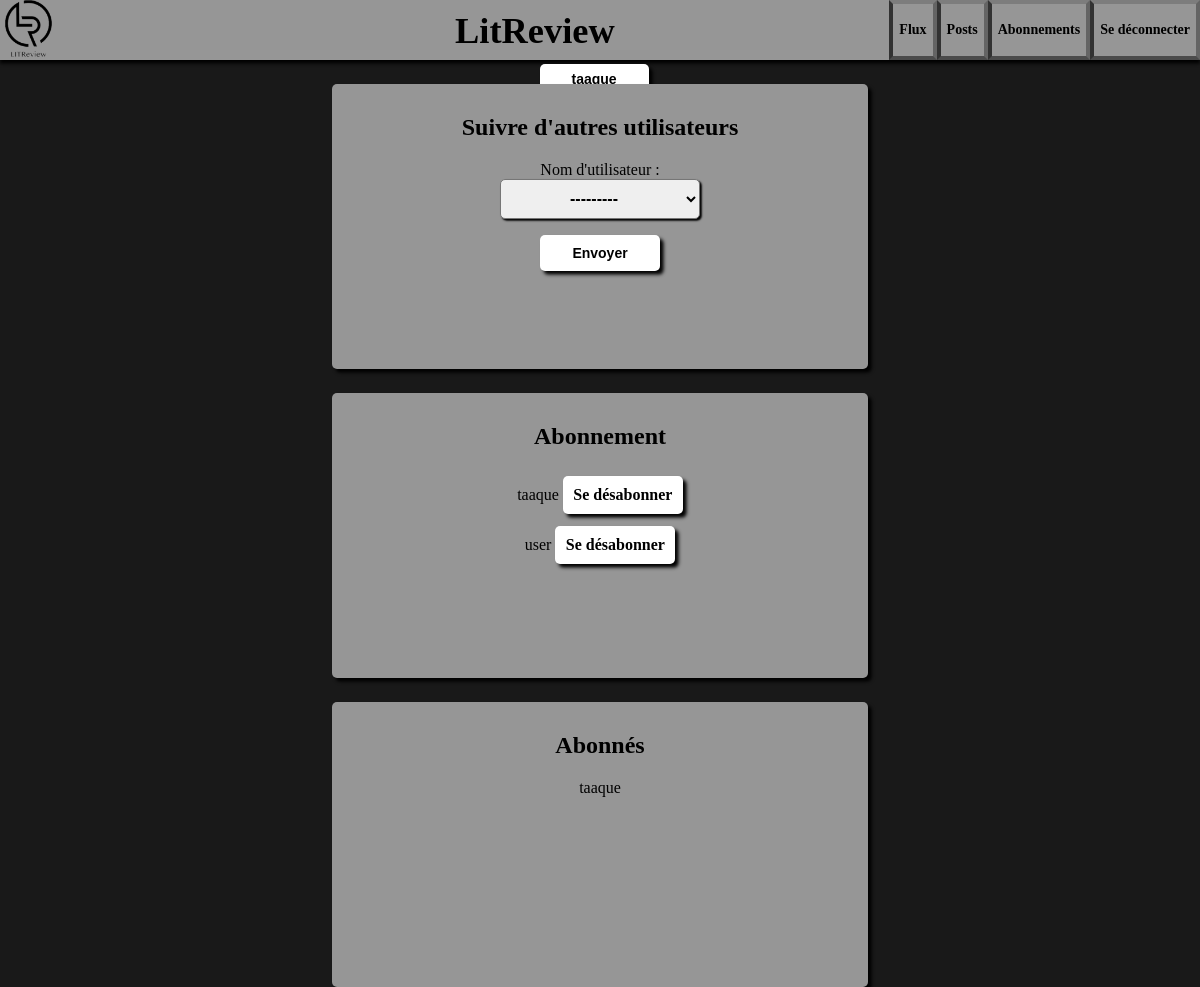
Page /subscriptions/ (signed in) on the earlier database version.
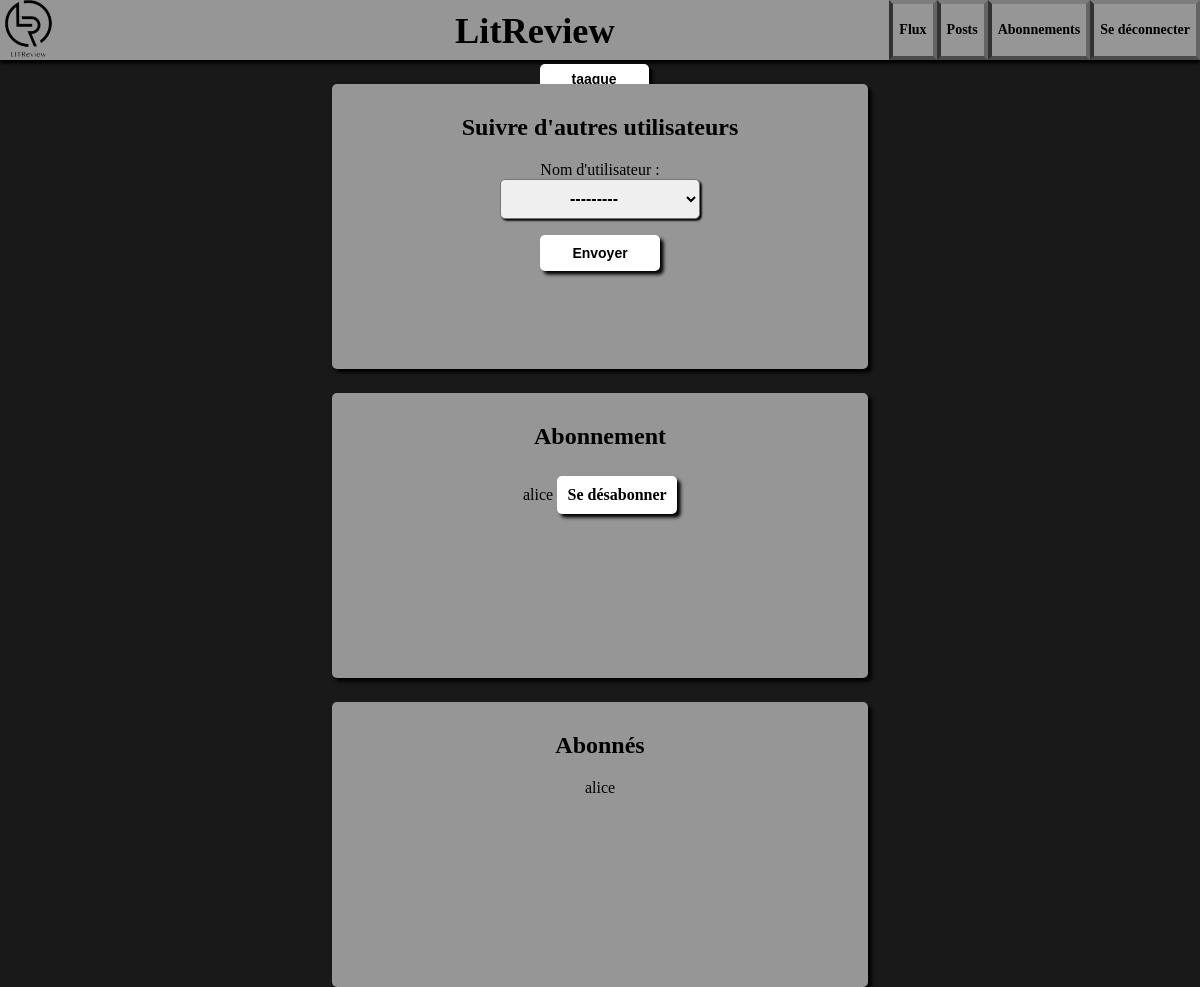
Same page on the later database version.
### app/models.py (models this page shows)
class UserFollows(models.Model):
    user = models.ForeignKey(to=settings.AUTH_USER_MODEL, on_delete=models.CASCADE, related_name='following')
    followed_user = models.ForeignKey(to=settings.AUTH_USER_MODEL, on_delete=models.CASCADE,
                                      related_name='followed_by', verbose_name='Nom d\'utilisateur')
    class Meta:
        unique_together = ('user', 'followed_user', )

### app/views.py (the view, shortened to what this page needs)
# urls.py: path('subscriptions/', views.subscriptions, name='subscriptions'),
@login_required
def subscriptions(request):
    form = forms.FollowForm(current_user=request.user,
                            follows=list(models.UserFollows.objects.filter(user=request.user)
                                         .values_list('followed_user_id', flat=True)))
    context = {
               'form': form,
               'followers': models.UserFollows.objects.filter(followed_user=request.user),
               'follows': models.UserFollows.objects.filter(user=request.user)
               }
    return render(request, 'app/subscriptions.html', context=context)

### app/forms.py
class FollowForm(forms.ModelForm):
    def __init__(self, *args, **kwargs):
        current_user = kwargs.pop('current_user')
        follows = kwargs.pop('follows')
        super().__init__(*args, **kwargs)
        self.fields['followed_user'].queryset = get_user_model().objects.exclude(id__in=[current_user.id] + follows)
    class Meta:
        model = models.UserFollows
        fields = ['followed_user']

### app/templates/app/subscriptions.html (shortened to what this page needs)
{% extends 'app/home.html' %}
{% block content %}
    <form class="container center cc" method="post">
        <h2>Suivre d'autres utilisateurs</h2>
        {{ form.as_p }}
        <button class="button" type="submit" >Envoyer</button>
    </form>
    <div class="container center cc">
        <h2>Abonnement</h2>
        {% for follow in follows %}
            <div>
                <p class="inline">{{ follow.followed_user.username}}</p>
                <a class="button" href="{% url 'unfollow' follow.id %}" data-method="delete">Se désabonner</a>
            </div>
        {% endfor %}
    </div>
    <div class="container center cc">
        <h2>Abonnés</h2>
        {% for follower in followers %}
            <p>{{ follower.user.username}}</p>
        {% endfor %}
    </div>
{% endblock %}

### app/templates/app/home.html (shortened to what this page needs)
{% extends 'app/base.html' %}
{% block header %}
    <a class="icon" href="{% url 'logout' %}">Se déconnecter</a>
    <a class="icon" href="{% url 'subscriptions' %}">Abonnements</a>
    <a class="icon" href="{% url 'posts' %}">Posts</a>
    <a class="icon" href="{% url 'flux' %}">Flux</a>
{% endblock %}

### app/templates/app/base.html (shortened to what this page needs)
<!DOCTYPE html>
{% load static %}
<html lang="en">
<head>
    <link rel="stylesheet" href="https://cdnjs.cloudflare.com/ajax/libs/font-awesome/4.7.0/css/font-awesome.min.css">
    <link rel="stylesheet" href="{% static 'app/element.css' %}">
    <link rel="stylesheet" href="{% static 'app/header.css' %}">
    <link rel="stylesheet" href="{% static 'app/style.css' %}">
</head>
<body>
    <header>
        <img src="{% static 'app/img/logo.png' %}" class="logo" alt="Logo LitReview" onclick="location.href= '{% url 'flux' %}'">
        <h1 class="title" onclick="location.href= '{% url 'flux' %}'">LitReview</h1>
        {% block header %}{% endblock %}
    </header>
    {% if user.is_authenticated %}
        <button class="button username" onclick="location.href= '{% url 'posts' %}'" >{{ user.username }}</button>
    {% endif %}
    {% block content %}{% endblock %}
</body>
</html>

### app/static/app/element.css (style rules this page uses)
body { background-color: rgb(25,25,25); margin: 0px; }
header { background-color: rgb(150,150,150); height: 60px; width: 100%; overflow: hidden; box-shadow: 0vw 0.3vw 0.3vw black; }
label { display: block; }
select { text-align: center; height: 40px; width: 200px; border-radius: 5px; box-shadow: 0.15vw 0.15vw 0.15vw black; font-size: 16px; font-weight: bold; }

### app/static/app/header.css (style rules this page uses)
.logo { position: relative; float: left; height: 95%; cursor: pointer; }
.title { position: absolute; left : calc(56.5% - 223px); top: calc(-1.5vw + 4px); cursor: pointer; font-size: calc(1.2vw + 22px); }
.icon { position: relative; float: right; text-align: center; text-decoration: none; font-size: 14px; font-weight: bold; color: black; padding-top: 18px; padding-bottom: 18px; padding-left: 6px; padding-right: 6px; border: solid; border-width: 4px; border-left-color: rgb(50,50,50); border-bottom-color: rgb(75,75,75); border-right-color: rgb(100,100,100); border-top-color: rgb(125,125,125); }

### app/static/app/style.css (style rules this page uses)
.container { position: relative; width: 43%; min-width: 450px; min-height: 265px; padding: 10px; background-color: rgb(150,150,150); border-radius: 5px; margin-top: 2%; box-shadow: 0.3vw 0.3vw 0.3vw black; }
.center { margin-left: auto; margin-right: auto; }
.cc { text-align: center; }
.button { color: black; border: none; text-decoration: none; font-weight: bold; background-color: white; display: inline-block; width: 120px; padding-top: 10px; padding-bottom: 10px; border-radius: 5px; box-shadow: 0.3vw 0.3vw 0.3vw black; }
a.button { font-size: 16px; }
button.button { font-size: 14px; }
.username { position: absolute; top: 64px; padding: 7px; left: calc(47.8vw - 34px); width: calc(4.5% + 55px); }
.inline { display: inline-block; }

Differences in the rows shown:
removed UserFollows: followed_user.username "taaque", user.username "taaque"
removed UserFollows: followed_user.username "user", shown under "Abonnement"
added UserFollows: followed_user.username "alice", shown under "Abonnement"
added UserFollows: user.username "alice", shown under "Abonnés"
